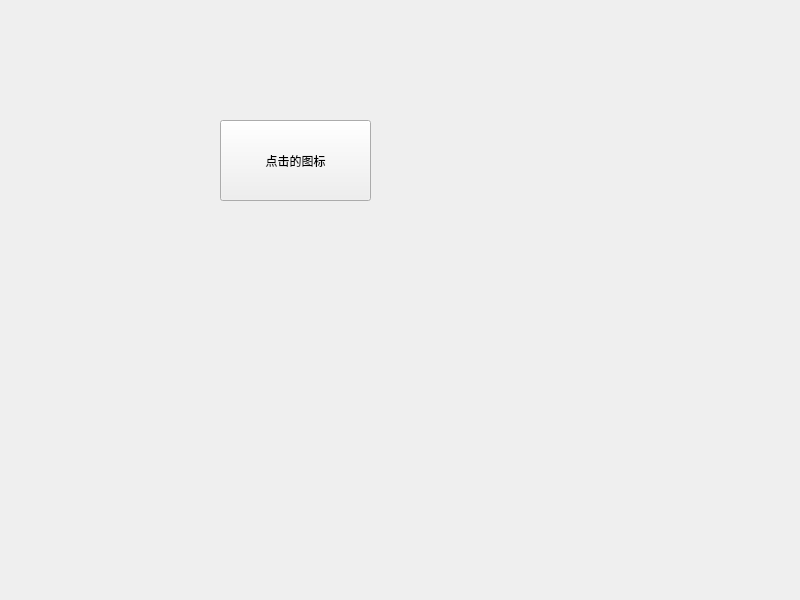
<?xml version="1.0" encoding="UTF-8"?>
<ui version="4.0">
 <class>Widget</class>
 <widget class="QWidget" name="Widget">
  <property name="geometry">
   <rect>
    <x>0</x>
    <y>0</y>
    <width>800</width>
    <height>600</height>
   </rect>
  </property>
  <property name="windowTitle">
   <string>Widget</string>
  </property>
  <widget class="QPushButton" name="pushButton">
   <property name="geometry">
    <rect>
     <x>220</x>
     <y>120</y>
     <width>151</width>
     <height>81</height>
    </rect>
   </property>
   <property name="text">
    <string>点击的图标</string>
   </property>
  </widget>
 </widget>
 <resources/>
 <connections/>
</ui>
